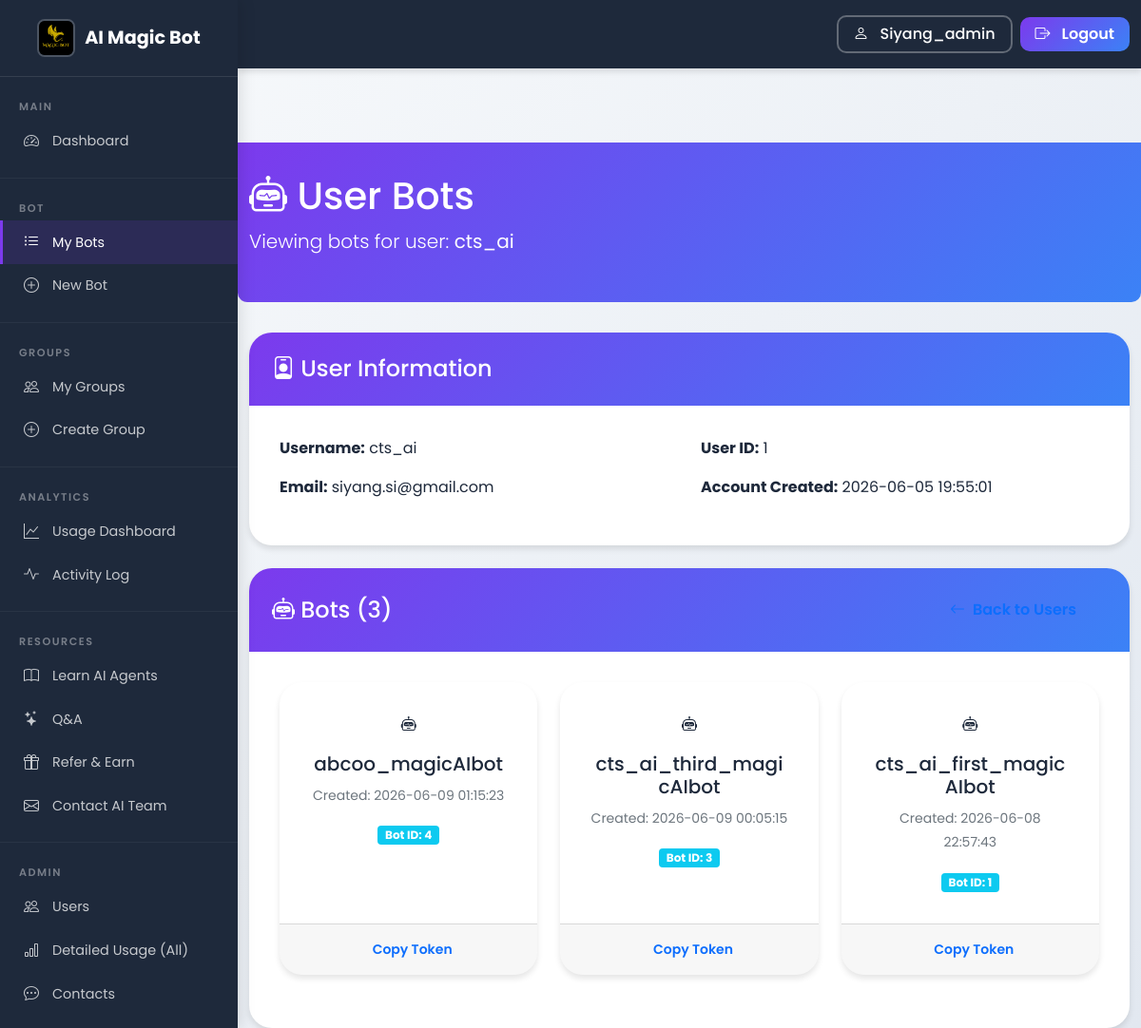
Screenshot of /users/1/bots (signed in) with the database file from the repository.
### tables this page shows
CREATE TABLE "users" (id INTEGER PRIMARY KEY AUTOINCREMENT, provider TEXT NOT NULL DEFAULT 'local', provider_id TEXT UNIQUE, username TEXT NOT NULL UNIQUE, email TEXT UNIQUE, password_hash TEXT, referral_credits INTEGER DEFAULT 0, referral_badge TEXT DEFAULT NULL, created_at TIMESTAMP DEFAULT CURRENT_TIMESTAMP, updated_at TIMESTAMP DEFAULT CURRENT_TIMESTAMP, preferred_platform TEXT DEFAULT NULL, platform_user_id TEXT DEFAULT NULL, trial_started_at TIMESTAMP DEFAULT NULL, bonus_trial_months INTEGER DEFAULT 0, stripe_customer_id TEXT DEFAULT NULL, subscription_status TEXT DEFAULT 'trial', subscription_id TEXT DEFAULT NULL, billing_plan TEXT DEFAULT 'free_trial', trial_ended_at TIMESTAMP DEFAULT NULL);

CREATE TABLE bots (
            id INTEGER PRIMARY KEY AUTOINCREMENT,
            user_id INTEGER NOT NULL,
            name TEXT NOT NULL,
            email TEXT,
            organization TEXT,
            messaging TEXT,
            token TEXT NOT NULL,
            created_at TIMESTAMP DEFAULT CURRENT_TIMESTAMP,
            updated_at TIMESTAMP DEFAULT CURRENT_TIMESTAMP,
            llm TEXT,
            description TEXT,
            is_active BOOLEAN DEFAULT TRUE,
            online INTEGER DEFAULT 0,
            last_used TIMESTAMP,
            usage_count INTEGER DEFAULT 0,
            config TEXT,
            webhook_url TEXT,
            api_key TEXT,
            tags TEXT,
            file_folder TEXT
            , status TEXT DEFAULT 'active', FOREIGN KEY (user_id) REFERENCES users (id) ON DELETE CASCADE
        );

### app_complete_with_groups.py (the view)
@app.route("/users/<int:user_id>/bots")
@login_required
@admin_required_route
def user_bots(user_id):
    conn = get_db_connection()
    user = conn.execute("SELECT * FROM users WHERE id = ?", (user_id,)).fetchone()
    if not user:
        conn.close()
        flash("User not found", "error")
        return redirect(url_for('users_list'))
    bots = conn.execute("SELECT * FROM bots WHERE user_id = ? ORDER BY created_at DESC", (user_id,)).fetchall()
    conn.close()
    return render_template("user_bots_list.html", user=user, bots=bots, username=session.get("username"), role=session.get("role"))

### app_complete_with_groups.py (called while the page is built, shortened)
@app.context_processor
def inject_trial_notification():
    return {}

@app.context_processor
def inject_random_background():
    import random
    background_images = [
        '/static/AI_IMG1.jpeg',
        '/static/AI_IMG_2.jpeg',
        '/static/AI_IMG_3.jpeg',
        '/static/AI_IMG_4.jpeg'
    ]
    random_bg = random.choice(background_images)
    return {
        'random_background': random_bg,
        'all_backgrounds': background_images,
        'is_admin': session.get('role') == 'admin'
    }

def admin_required_route(f):
    from functools import wraps
    @wraps(f)
    def decorated_function(*args, **kwargs):
        if session.get('role', 'customer') != 'admin':
            flash("Admin privileges required to access this page.", "error")
            return redirect(url_for('index'))
        return f(*args, **kwargs)
    return decorated_function

@app.after_request
def _log_access(response):
    if hasattr(request, "method") and hasattr(request, "path"):
        _access_logger.info(
            '%s %s %s %s',
            request.remote_addr or "-",
            request.method,
            request.full_path if hasattr(request, "full_path") else request.path,
            response.status_code,
        )
    return response

    def __call__(self, environ, start_response):
        environ['wsgi.url_scheme'] = 'https'
        return super().__call__(environ, start_response)

### db.py (called while the page is built)
def _sqlite_conn():
    import sqlite3
    db_path = Path(__file__).parent / "users.db"
    conn = sqlite3.connect(str(db_path), timeout=10)
    conn.row_factory = sqlite3.Row
    conn.execute("PRAGMA journal_mode=WAL")
    conn.execute("PRAGMA busy_timeout = 5000")
    conn.execute("PRAGMA synchronous = NORMAL")
    conn.execute("PRAGMA foreign_keys = ON")
    return conn

def get_conn():
    if USE_PG:
        return _pg_conn()
    return _sqlite_conn()

### group_collaboration_ui.py (called while the page is built)
def login_required(f):
    @wraps(f)
    def decorated_function(*args, **kwargs):
        if "user_id" not in session:
            flash("Please log in to access this page.", "error")
            return redirect(url_for("signin_local"))
        return f(*args, **kwargs)
    return decorated_function

### templates/user_bots_list.html (shortened to what this page needs)
<!DOCTYPE html>
<html lang="en">
<head>
    <link href="https://cdn.jsdelivr.net/npm/bootstrap@5.1.3/dist/css/bootstrap.min.css" rel="stylesheet">
    <link rel="stylesheet" href="{{ url_for('static', filename='css/shared.css') }}">
    <link rel="stylesheet" href="https://cdn.jsdelivr.net/npm/bootstrap-icons@1.8.1/font/bootstrap-icons.css">
</head>
<body class="sidebar-layout">
    {% with active_page='my_bots' %}
    {% include '_sidebar.html' %}
<div class="sidebar-content">
    {% endwith %}
    <div class="page-header">
        <div class="container">
            <h1><i class="bi bi-robot"></i> User Bots</h1>
            <p class="lead">Viewing bots for user: <strong>{{ user.username }}</strong></p>
        </div>
    </div>
    <div class="container">
        <div class="row mb-4">
            <div class="col-md-12">
                <div class="card">
                    <div class="card-header">
                        <h4 class="mb-0">
                            <i class="bi bi-person-badge"></i> User Information
                        </h4>
                    </div>
                    <div class="card-body">
                        <div class="row">
                            <div class="col-md-6">
                                <p><strong>Username:</strong> {{ user.username }}</p>
                                <p><strong>Email:</strong> {{ user.email or 'Not provided' }}</p>
                            </div>
                            <div class="col-md-6">
                                <p><strong>User ID:</strong> {{ user.id }}</p>
                                <p><strong>Account Created:</strong> {{ user.created_at }}</p>
                            </div>
                        </div>
                    </div>
                </div>
            </div>
        </div>
        <div class="row">
            <div class="col-md-12">
                <div class="card">
                    <div class="card-header d-flex justify-content-between align-items-center">
                        <h4 class="mb-0">
                            <i class="bi bi-robot"></i> Bots ({{ bots|length }})
                        </h4>
                        <a href="/users" class="btn btn-outline-primary">
                            <i class="bi bi-arrow-left"></i> Back to Users
                        </a>
                    </div>
                    <div class="card-body">
                        {% if bots %}
                        <div class="row">
                            {% for bot in bots %}
                            <div class="col-md-4 mb-4">
                                <div class="card bot-card h-100">
                                    <div class="card-body text-center">
                                        <div class="mb-3">
                                            <i class="bi bi-robot bot-icon"></i>
                                        </div>
                                        <h5 class="card-title">{{ bot.name }}</h5>
                                        <p class="card-text text-muted">
                                            <small>Created: {{ bot.created_at }}</small>
                                        </p>
                                        <div class="mt-3">
                                            <span class="badge bg-info">Bot ID: {{ bot.id }}</span>
                                        </div>
                                    </div>
                                    <div class="card-footer text-center">
                                        <button class="btn btn-sm btn-outline-primary" onclick="copyToken('{{ bot.token }}')">
                                             Copy Token
                                        </button>
                                    </div>
                                </div>
                            </div>
                            {% endfor %}
                        </div>
                        {% else %}
                        <div class="text-center py-5">
                            <i class="bi bi-robot" style="font-size: 4rem; color: #ccc;"></i>
                            <h4 class="mt-3">No Bots Found</h4>
                            <p class="text-muted">This user hasn't created any bots yet.</p>
                        </div>
                        {% endif %}
                    </div>
                </div>
            </div>
        </div>
    </div>
</div>
</body>
</html>

### static/css/shared.css (style rules this page uses)
:root { --primary-color: #7c3aed; --secondary-color: #3b82f6; --accent-color: #f59e0b; --success-color: #10b981; --danger-color: #ef4444; --warning-color: #f59e0b; --info-color: #3b82f6; --dark-color: #1e293b; --light-color: #f8fafc; --gray-100: #f1f5f9; --gray-200: #e2e8f0; --gray-300: #cbd5e1; --gray-400: #94a3b8; --gray-500: #64748b; --gray-600: #475569; --gray-700: #334155; --gray-800: #1e293b; --gray-900: #0f172a; --body-bg: linear-gradient(135deg, #f8fafc 0%, #e2e8f0 100%); --card-bg: white; --text-color: var(--dark-color); --text-light: var(--gray-600); --text-muted: var(--gray-500); --border-color: var(--gray-300); --spacing-xs: 0.25rem; --spacing-sm: 0.5rem; --spacing-md: 1rem; --spacing-lg: 1.5rem; --spacing-xl: 2rem; --spacing-2xl: 3rem; --spacing-3xl: 4rem; --radius-sm: 0.25rem; --radius-md: 0.5rem; --radius-lg: 1rem; --radius-xl: 1.5rem; --radius-2xl: 2rem; --shadow-sm: 0 1px 3px rgba(0, 0, 0, 0.12); --shadow-md: 0 4px 6px rgba(0, 0, 0, 0.1); --shadow-lg: 0 10px 25px rgba(0, 0, 0, 0.15); --shadow-xl: 0 20px 40px rgba(0, 0, 0, 0.2); --shadow-2xl: 0 25px 50px rgba(0, 0, 0, 0.25); --transition-fast: 0.15s ease; --transition-normal: 0.3s ease; --transition-slow: 0.5s ease; --transition-bounce: cubic-bezier(0.175, 0.885, 0.32, 1.275); }
* { font-family: 'Poppins', -apple-system, BlinkMacSystemFont, 'Segoe UI', Roboto, 'Helvetica Neue', Arial, sans-serif; box-sizing: border-box; }
body { background: var(--body-bg); color: var(--text-color); line-height: 1.6; min-height: 100vh; overflow-x: hidden; }
a { color: var(--primary-color); text-decoration: none; transition: color var(--transition-fast); }
.btn { border-radius: var(--radius-lg); font-weight: 600; padding: var(--spacing-sm) var(--spacing-xl); transition: all var(--transition-normal); border: none; display: inline-flex; align-items: center; justify-content: center; gap: var(--spacing-sm); }
.card { border: none; border-radius: var(--radius-xl); box-shadow: var(--shadow-md); transition: all var(--transition-normal); background: var(--card-bg); overflow: hidden; }
.card-header { background: linear-gradient(135deg, var(--primary-color), var(--secondary-color)); color: white; border: none; padding: var(--spacing-lg); font-weight: 600; }
.card-body { padding: var(--spacing-xl); }
.page-header { background: linear-gradient(135deg, var(--primary-color) 0%, var(--secondary-color) 100%); color: white; padding: 2rem 0; margin-bottom: 2rem; border-radius: 0 0 10px 10px; }
body.sidebar-layout { padding-left: 250px; transition: padding-left var(--transition-normal); min-height: 100vh; }
.sidebar-content { padding-top: 20px; }
.sidebar-content { margin-left: 0; padding-top: 70px; min-height: 100vh; }
.sidebar-content .page-header { margin-top: 0; }

### rows the page displays
users: username "cts_ai", email "siyang.si@gmail.com", id "1", created_at "2026-06-05 19:55:01"
bots: name "abcoo_magicAIbot", created_at "2026-06-09 01:15:23", id "4"
bots: name "cts_ai_third_magicAIbot", created_at "2026-06-09 00:05:15", id "3"
bots: name "cts_ai_first_magicAIbot", created_at "2026-06-08 22:57:43", id "1"

### other values shown
{{ username }} "Siyang_admin"
{{ bots|length }} "3"
